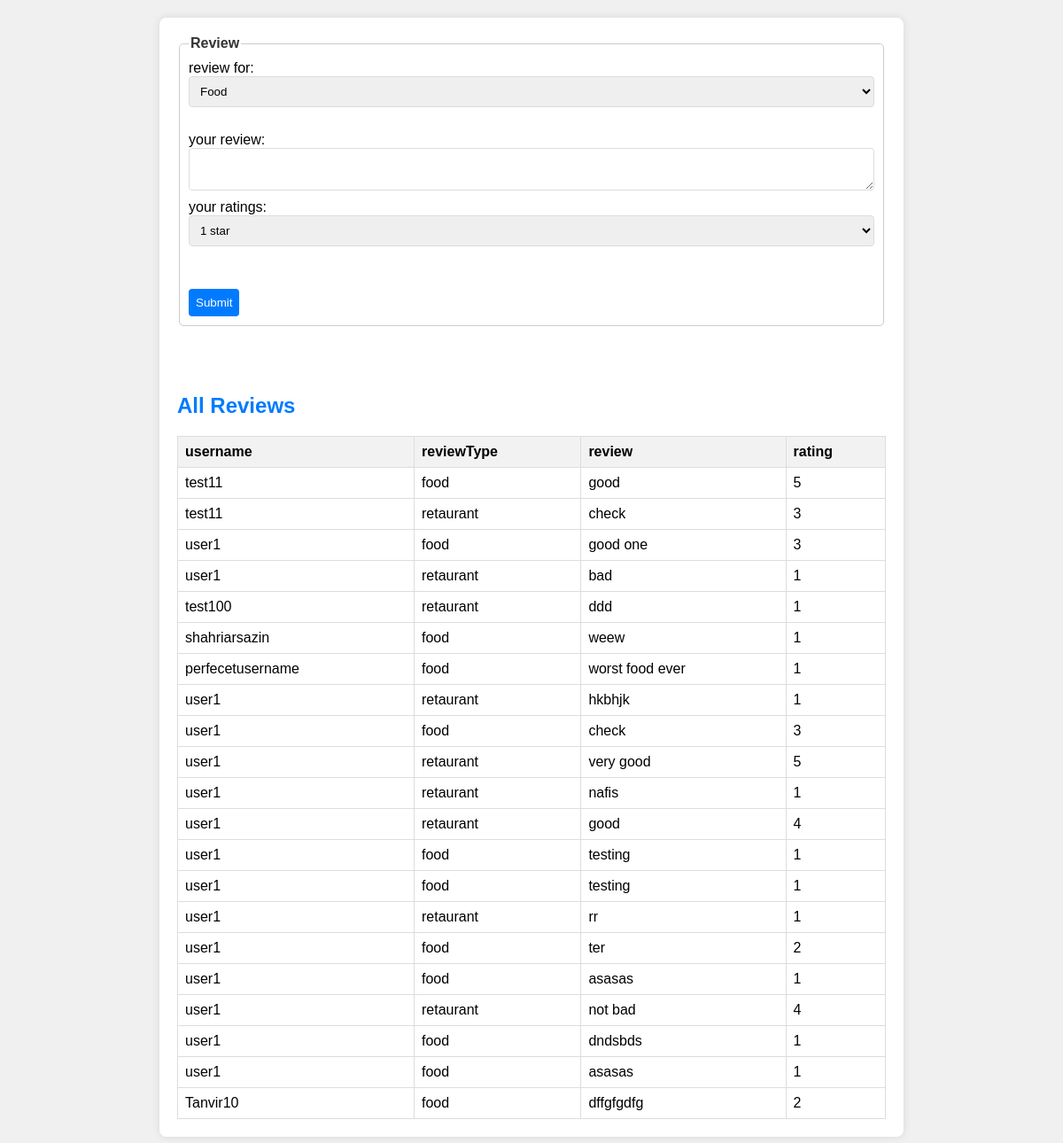
Page /view/review.php (signed in) on the committed database.
### tables this page shows
CREATE TABLE `review` (
  `id` int(11) NOT NULL,
  `username` varchar(100) NOT NULL,
  `reviewType` varchar(100) NOT NULL,
  `review` mediumtext NOT NULL,
  `rating` int(10) NOT NULL
);

### model/reviewModel.php (called while the page is built, shortened)
<?php
    function getReview(){
        $con = getConnection();
        $sql = "select * from review";
        $result = mysqli_query($con, $sql);
        $reviews = [];
        while($review = mysqli_fetch_assoc($result)){
            array_push($reviews, $review);
        }
        return $reviews;
    }
?>

### view/review.php (the view, shortened to what this page needs)
<?php
    require_once('../model/reviewModel.php');
    $reviews=getReview();
?>
<html>
    <head>
        <link rel="stylesheet" type="text/css" href="../css/review.css">
    </head>
    <body>
        <form action="review.php" method="post" id="fullform">
            <fieldset>
                <legend>Review</legend>
                review for:
                <select id="reviewfor" name="reviewfor">
                    <option value="food">Food</option>
                </select>
                <br><br>your review: <textarea id="reviewtext" name="reviewtext"  cols="20" rows="2"></textarea>
                <br>your ratings: <select id="ratings" name="ratings">
                                    <option value="1">1 star</option>
                                </select>
                <br><input type="button" name="submit" value="Submit" onclick="ajax()"/>
            </fieldset>
            <br>
            <br>
            <p><h2>All Reviews</h2></p>
            <table border="1" width=50%>
                <tr>
                    <th>username</th>
                    <th>reviewType</th>
                    <th>review</th>
                    <th>rating</th>
                </tr>
                <?php for($i=0;$i<count($reviews);$i++)
                {?>
                <tr>
                    <td><?=$reviews[$i]['username']?></td>
                    <td><?=$reviews[$i]['reviewType']?></td>
                    <td><?=$reviews[$i]['review']?></td>
                    <td><?=$reviews[$i]['rating']?></td>
        <?php   }?>
                </tr>
            </table>
        </form>
    </body>
</html>

### css/review.css (style rules this page uses)
body { font-family: Arial, sans-serif; background-color: #f0f0f0; margin: 0; padding: 0; }
form { max-width: 800px; margin: 20px auto; background-color: #fff; padding: 20px; border-radius: 8px; box-shadow: 0 0 10px rgba(0, 0, 0, 0.1); }
fieldset { border: 1px solid #ccc; border-radius: 5px; padding: 10px; margin-bottom: 20px; }
legend { font-weight: bold; color: #333; }
select, textarea { width: 100%; padding: 8px; margin-bottom: 10px; border: 1px solid #ddd; border-radius: 4px; box-sizing: border-box; }
h2 { color: #007BFF; }
input[type="button"], button { cursor: pointer; background-color: #007BFF; color: #fff; border: none; border-radius: 4px; padding: 8px; }
table { border-collapse: collapse; width: 100%; margin-top: 20px; }
th, td { border: 1px solid #ddd; padding: 8px; text-align: left; }
th { background-color: #f2f2f2; }
p { background-color: #333; }

### rows in the picture
review: username "test11", reviewType "food", review "good", rating "5"
review: username "test11", reviewType "retaurant", review "check", rating "3"
review: username "user1", reviewType "food", review "good one", rating "3"
review: username "user1", reviewType "retaurant", review "bad", rating "1"
review: username "test100", reviewType "retaurant", review "ddd", rating "1"
review: username "shahriarsazin", reviewType "food", review "weew", rating "1"
review: username "perfecetusername", reviewType "food", review "worst food ever", rating "1"
review: username "user1", reviewType "retaurant", review "hkbhjk", rating "1"
review: username "user1", reviewType "food", review "check", rating "3"
review: username "user1", reviewType "retaurant", review "very good", rating "5"
review: username "user1", reviewType "retaurant", review "nafis", rating "1"
review: username "user1", reviewType "retaurant", review "good", rating "4"
review: username "user1", reviewType "food", review "testing", rating "1"
review: username "user1", reviewType "food", review "testing", rating "1"
review: username "user1", reviewType "retaurant", review "rr", rating "1"
review: username "user1", reviewType "food", review "ter", rating "2"
review: username "user1", reviewType "food", review "asasas", rating "1"
review: username "user1", reviewType "retaurant", review "not bad", rating "4"
review: username "user1", reviewType "food", review "dndsbds", rating "1"
review: username "user1", reviewType "food", review "asasas", rating "1"
review: username "Tanvir10", reviewType "food", review "dffgfgdfg", rating "2"
